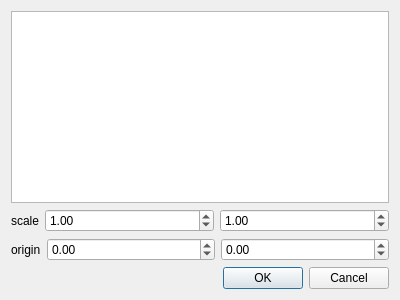
<?xml version="1.0" encoding="UTF-8"?>
<ui version="4.0">
 <class>FunctionDisplayOptions</class>
 <widget class="QDialog" name="FunctionDisplayOptions">
  <property name="geometry">
   <rect>
    <x>0</x>
    <y>0</y>
    <width>400</width>
    <height>300</height>
   </rect>
  </property>
  <property name="windowTitle">
   <string>Dialog</string>
  </property>
  <layout class="QVBoxLayout" name="verticalLayout">
   <item>
    <widget class="QPlainTextEdit" name="largeFormulaEdit"/>
   </item>
   <item>
    <layout class="QHBoxLayout" name="horizontalLayout_3" stretch="0,1,1">
     <item>
      <widget class="QLabel" name="label_2">
       <property name="text">
        <string>scale</string>
       </property>
      </widget>
     </item>
     <item>
      <widget class="QDoubleSpinBox" name="scaleX">
       <property name="minimum">
        <double>0.500000000000000</double>
       </property>
       <property name="maximum">
        <double>100.000000000000000</double>
       </property>
       <property name="singleStep">
        <double>0.500000000000000</double>
       </property>
       <property name="value">
        <double>1.000000000000000</double>
       </property>
      </widget>
     </item>
     <item>
      <widget class="QDoubleSpinBox" name="scaleY">
       <property name="minimum">
        <double>0.500000000000000</double>
       </property>
       <property name="maximum">
        <double>100.000000000000000</double>
       </property>
       <property name="singleStep">
        <double>0.500000000000000</double>
       </property>
       <property name="value">
        <double>1.000000000000000</double>
       </property>
      </widget>
     </item>
    </layout>
   </item>
   <item>
    <layout class="QHBoxLayout" name="horizontalLayout_2" stretch="0,1,1">
     <property name="sizeConstraint">
      <enum>QLayout::SetMinimumSize</enum>
     </property>
     <item>
      <widget class="QLabel" name="label">
       <property name="text">
        <string>origin</string>
       </property>
      </widget>
     </item>
     <item>
      <widget class="QDoubleSpinBox" name="originX">
       <property name="enabled">
        <bool>true</bool>
       </property>
       <property name="minimum">
        <double>-100.000000000000000</double>
       </property>
       <property name="maximum">
        <double>100.000000000000000</double>
       </property>
       <property name="singleStep">
        <double>0.100000000000000</double>
       </property>
       <property name="value">
        <double>0.000000000000000</double>
       </property>
      </widget>
     </item>
     <item>
      <widget class="QDoubleSpinBox" name="originY">
       <property name="enabled">
        <bool>true</bool>
       </property>
       <property name="minimum">
        <double>-100.000000000000000</double>
       </property>
       <property name="maximum">
        <double>100.000000000000000</double>
       </property>
       <property name="singleStep">
        <double>0.100000000000000</double>
       </property>
       <property name="value">
        <double>0.000000000000000</double>
       </property>
      </widget>
     </item>
    </layout>
   </item>
   <item>
    <widget class="QDialogButtonBox" name="buttonBox">
     <property name="orientation">
      <enum>Qt::Horizontal</enum>
     </property>
     <property name="standardButtons">
      <set>QDialogButtonBox::Cancel|QDialogButtonBox::Ok</set>
     </property>
    </widget>
   </item>
  </layout>
 </widget>
 <resources/>
 <connections>
  <connection>
   <sender>buttonBox</sender>
   <signal>accepted()</signal>
   <receiver>FunctionDisplayOptions</receiver>
   <slot>accept()</slot>
   <hints>
    <hint type="sourcelabel">
     <x>248</x>
     <y>254</y>
    </hint>
    <hint type="destinationlabel">
     <x>157</x>
     <y>274</y>
    </hint>
   </hints>
  </connection>
  <connection>
   <sender>buttonBox</sender>
   <signal>rejected()</signal>
   <receiver>FunctionDisplayOptions</receiver>
   <slot>reject()</slot>
   <hints>
    <hint type="sourcelabel">
     <x>316</x>
     <y>260</y>
    </hint>
    <hint type="destinationlabel">
     <x>286</x>
     <y>274</y>
    </hint>
   </hints>
  </connection>
 </connections>
</ui>
